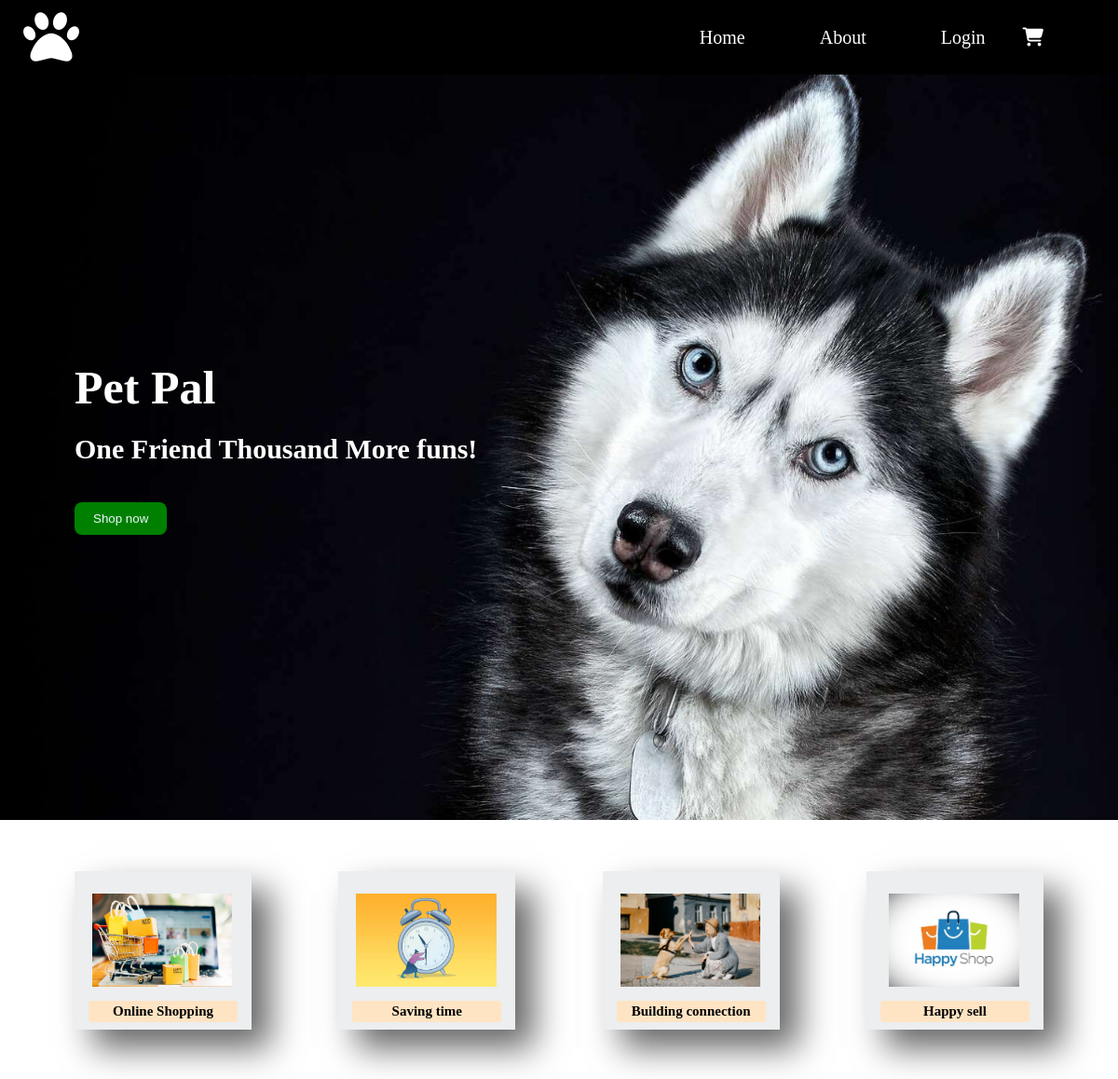
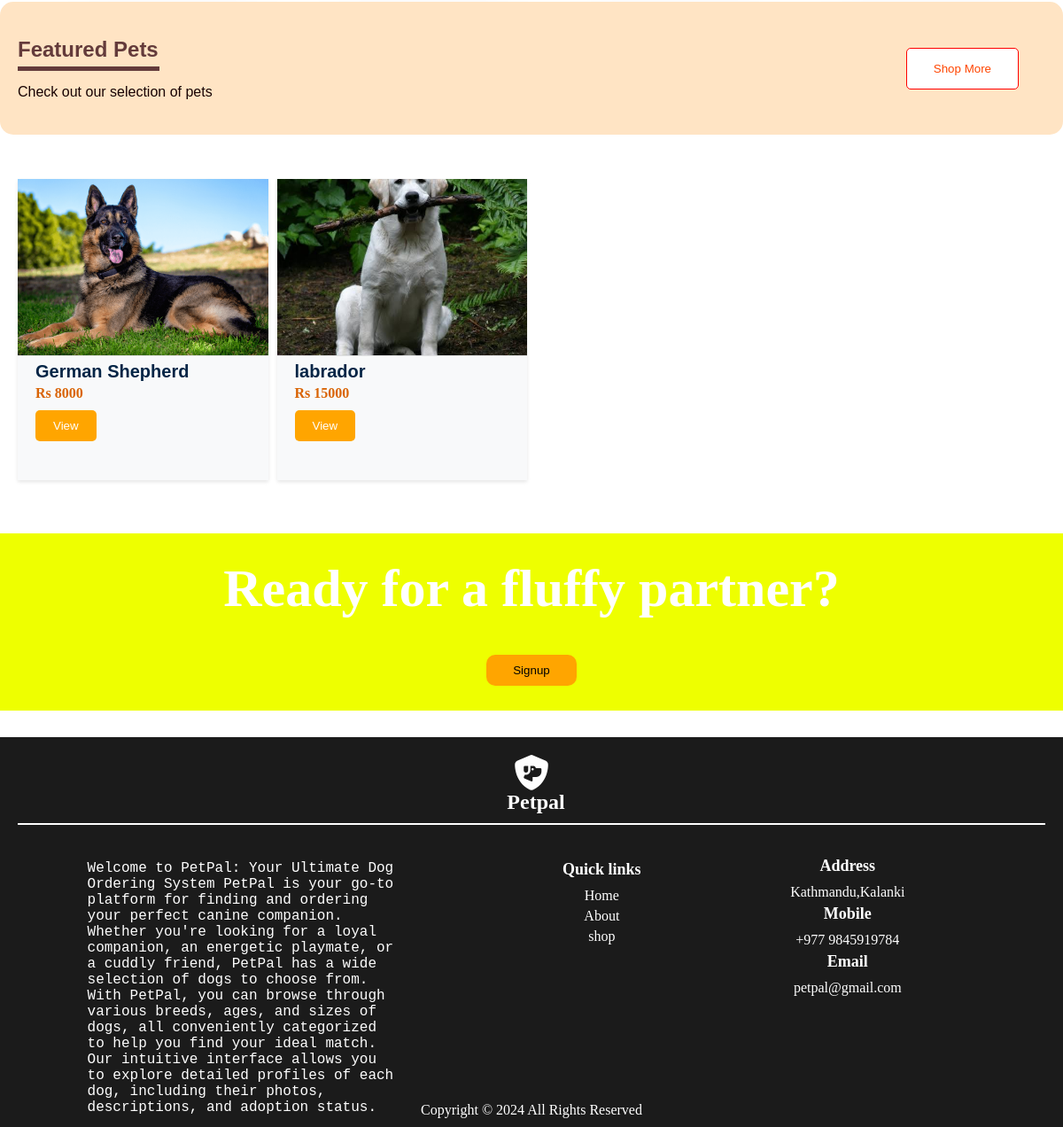
The app's page /index/index.php with its own data (2 pictures, top to bottom).
### tables this page shows
CREATE TABLE `dogs` (
  `id` int(11) NOT NULL,
  `gender` enum('male','female') NOT NULL,
  `age` varchar(100) NOT NULL,
  `image` varchar(100) NOT NULL,
  `description` text NOT NULL,
  `price` bigint(100) NOT NULL,
  `breed_id` int(11) DEFAULT NULL,
  `color` varchar(100) DEFAULT NULL,
  `size` varchar(100) DEFAULT NULL,
  `quantity` int(20) NOT NULL
);

CREATE TABLE `breed` (
  `id` int(11) NOT NULL,
  `breed_name` varchar(100) NOT NULL
);

### index/index.php (the view, shortened to what this page needs)
<?php
require_once '../connection.php';
$sql = "SELECT dogs.*, breed.breed_name FROM dogs JOIN breed ON dogs.breed_id = breed.id;";
$result = mysqli_query($conn, $sql);
$dogsData = [];
while ($row = mysqli_fetch_assoc($result)) {
    $dogsData[] = $row;
}
?>
<!DOCTYPE html>
<html lang="en">
<head>
    <link rel="stylesheet" href="css/index.css">
    <link rel="stylesheet" href="https://cdnjs.cloudflare.com/ajax/libs/font-awesome/6.5.1/css/all.min.css">
</head>
<body>
    <div id="header">
        <a href="#"><i class="fa-solid fa-paw"></i></a>
        <nav>
            <ul>
                <li><a href="">Home</a></li>
                <li><a href="index_about.php">About</a></li>
                <li><a href="../duallogin_page.php">Login</a></li>
                <a href="../customer/customer_login.php" id="cart-icon" class="icon"><i
                        class="fas fa-shopping-cart"></i> <span id="cart-badge" class="badge"></span></a>
            </ul>
        </nav>
    </div>
    <div id="content">
        <h1>Pet Pal</h1>
        <h2>One Friend Thousand More funs!</h2>
        <a href="#shopnow"><button>Shop now</button></a>
    </div>
    <div id="feature" class="section-heading">
        <div class="f-box">
            <img src="../photos/shopping.webp" alt="">
            <h6>Online Shopping</h6>
        </div>
        <div class="f-box">
            <img src="../photos/time.jpg" alt="">
            <h6>Saving time</h6>
        </div>
        <div class="f-box">
            <img src="../photos/conn.webp" alt="">
            <h6>Building connection</h6>
        </div>
        <div class="f-box">
            <img src="../photos/happy.jpg" alt="">
            <h6>Happy sell</h6>
        </div>
    </div>
    <div id="featured-pets">
        <h2>Featured Pets</h2>
        <div class="line"></div>
        <p>Check out our selection of pets</p>
        <a href="#shopnow"><button>Shop More</button></a>
    </div>
    <div class="container" id="shopnow">
        <?php foreach ($dogsData as $dog): ?>
            <div class="item">
                <div class="image">
                    <img src="../admin/uploads/<?= $dog['image'] ?>" alt="<?= $dog['breed_name'] ?>">
                </div>
                <div class="details">
                    <h3 class="breed"><?= $dog['breed_name'] ?></h3>
                    <p class="price">Rs <?= $dog['price'] ?></p>
                    <a href="index_view.php?id=<?= $dog['id'] ?>" class="view-button"><button>View</button></a>
                </div>
            </div>
        <?php endforeach; ?>
    </div>
    <div class="foot">
        <h1>Ready for a fluffy partner?</h1>
        <a href="../customer/customer_register.php"> <button>Signup</button></a>
    </div>
    <Footer>
        <div class="footer">
            <div class="heading">
                <div class="paw">
                    <i class="fa-solid fa-shield-dog"></i>
                </div>
                <h2>Petpal</h2>
                <hr>
            </div>
            <div class="content">
                <div class="services">
                    <p>
                        Welcome to PetPal: Your Ultimate Dog Ordering System
                        PetPal is your go-to platform for finding and ordering your perfect canine companion.
                        Whether you're looking for a loyal companion, an energetic playmate, or a cuddly friend,
                        PetPal has a wide selection of dogs to choose from.
                        With PetPal, you can browse through various breeds, ages, and sizes of dogs, all conveniently
                        categorized to help you find your ideal match.
                        Our intuitive interface allows you to explore detailed profiles of each dog, including their
                        photos, descriptions, and adoption status.
                    </p>
                </div>
                <div class="links">
                    <h4>Quick links</h4>
                    <p><a href="index.php">Home</a></p>
                    <p><a href="index_about.php">About</a></p>
                    <p><a href="#shopnow">shop</a></p>
                </div>
                <div class="details">
                    <h4 class="address">Address</h4>
                    <p>
                        Kathmandu,Kalanki
                    </p>
                    <h4 class="mobile">Mobile</h4>
                    <p><a href="#">+977 9845919784</a></p>
                    <h4 class="mail">Email</h4>
                    <p><a href="#">petpal@gmail.com</a></p>
                </div>
            </div>
            <div class="l-footer">
                <p>Copyright © 2024 All Rights Reserved </p>
            </div>
    </Footer>
</body>
</html>
</body>
</html>

### records on screen
dogs: image (picture), breed.breed_name "German Shepherd", price "8000"
dogs: image+breed (picture), breed.breed_name "labrador", price "15000"
